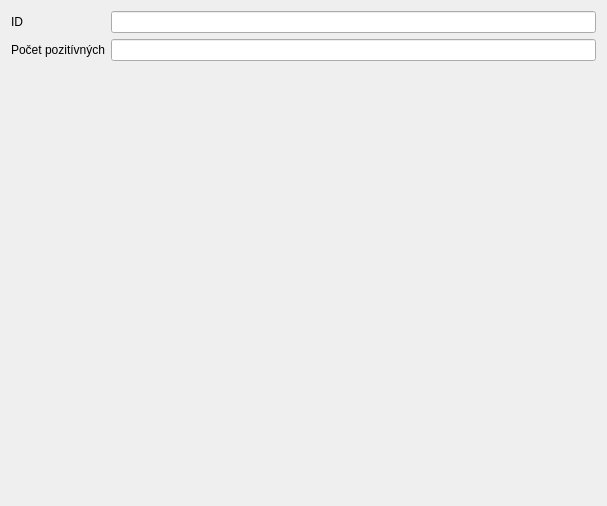
<?xml version="1.0" encoding="UTF-8"?>
<ui version="4.0">
 <class>Form_location_information</class>
 <widget class="QWidget" name="Form_location_information">
  <property name="geometry">
   <rect>
    <x>0</x>
    <y>0</y>
    <width>607</width>
    <height>506</height>
   </rect>
  </property>
  <property name="windowTitle">
   <string>Form</string>
  </property>
  <layout class="QGridLayout" name="gridLayout">
   <item row="0" column="1">
    <widget class="QLineEdit" name="lineEdit">
     <property name="readOnly">
      <bool>true</bool>
     </property>
    </widget>
   </item>
   <item row="0" column="0">
    <widget class="QLabel" name="label">
     <property name="text">
      <string>ID</string>
     </property>
    </widget>
   </item>
   <item row="1" column="0">
    <widget class="QLabel" name="label_2">
     <property name="text">
      <string>Počet pozitívných</string>
     </property>
    </widget>
   </item>
   <item row="1" column="1">
    <widget class="QLineEdit" name="lineEdit_2">
     <property name="readOnly">
      <bool>true</bool>
     </property>
    </widget>
   </item>
   <item row="2" column="1">
    <spacer name="verticalSpacer">
     <property name="orientation">
      <enum>Qt::Vertical</enum>
     </property>
     <property name="sizeHint" stdset="0">
      <size>
       <width>20</width>
       <height>40</height>
      </size>
     </property>
    </spacer>
   </item>
  </layout>
 </widget>
 <resources/>
 <connections/>
</ui>
